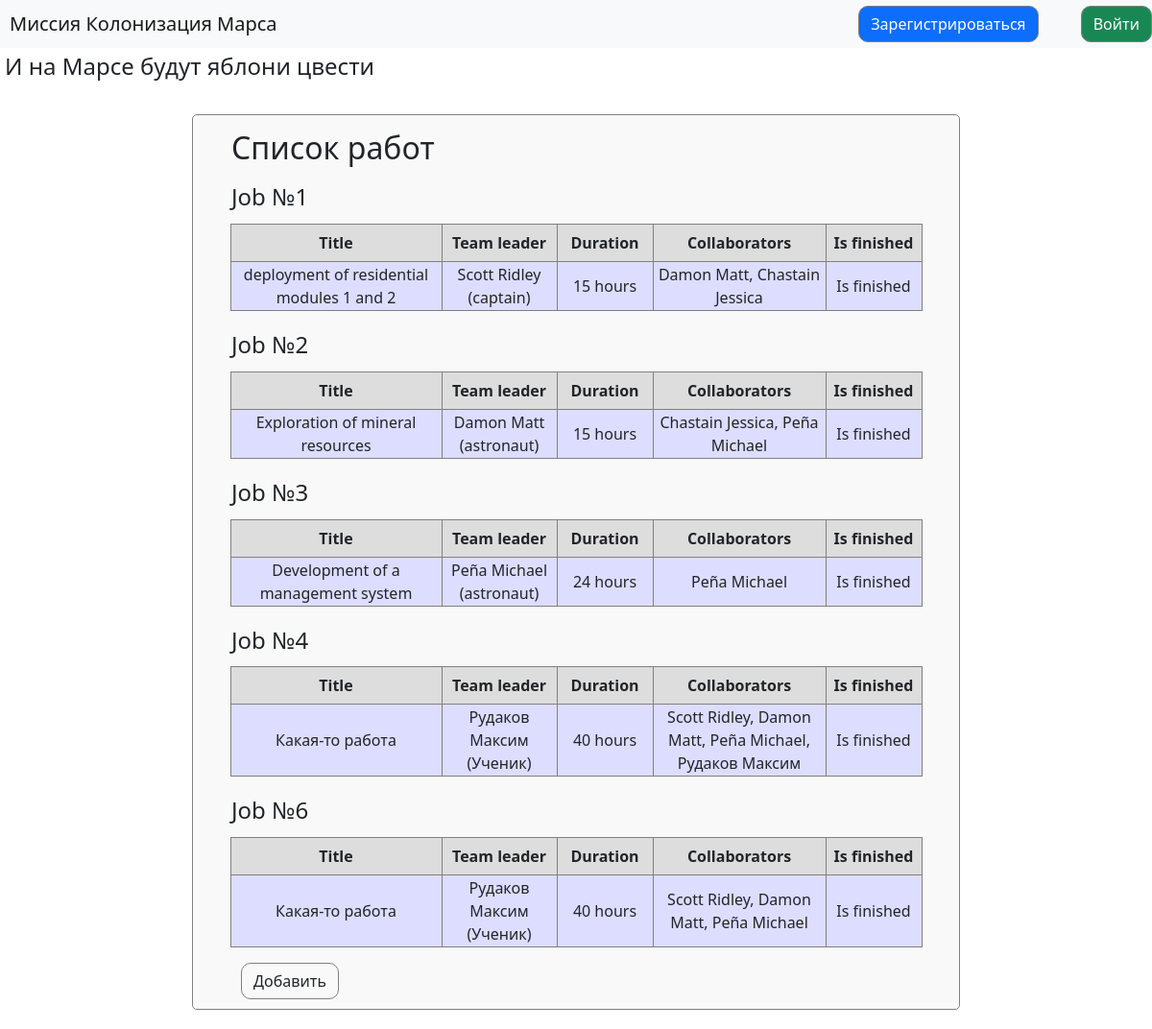
/index, run on the app's committed database.
### data/jobs.py (models this page shows, shortened)
class Jobs(SqlAlchemyBase, SerializerMixin):
    __tablename__ = 'jobs'
    id = Column(sqlalchemy.Integer, primary_key=True, autoincrement=True)
    team_leader = Column(sqlalchemy.Integer, sqlalchemy.ForeignKey("users.id"))
    job = Column(sqlalchemy.String)
    work_size = Column(sqlalchemy.Integer)
    collaborators = Column(sqlalchemy.String)
    start_date = Column(sqlalchemy.DateTime, default=datetime.now)
    end_date = Column(sqlalchemy.DateTime, default=lambda: datetime.now() + timedelta(days=1))
    is_finished = Column(sqlalchemy.Boolean, default=False)
    def values(self):
        session = create_session()
        leader = session.query(User).filter(User.id == self.team_leader)[0]
        leader = leader.surname + ' ' + leader.name + ' (' + leader.position + ')'
        work_size = str(self.work_size) + [' hours', ' hour'][self.work_size == 1]
        is_finished = ["Is not finished", "Is finished"][self.is_finished]
        collaborators = []
        for collaborator in self.collaborators.split(','):
            collaborators.append(session.query(User).filter(User.id == collaborator).first().fio())
        return [self, self.job, leader, work_size, ', '.join(map(str, collaborators)), is_finished][:]

### main.py (the view)
@app.route('/')
@app.route('/index')
def jobs_list():
    session = create_session()
    titles = ['Title', 'Team leader', 'Duration', 'Collaborators', 'Is finished']
    jobs = [job.values() for job in session.query(Jobs).all()]
    sizes = [220, 120, 100, 180, 100]
    return render_template('jobs.html', title='Список работ',
                           column_sizes=sizes, titles=titles, list=jobs, current_user=current_user)

### data/db_session.py (called while the page is built)
def create_session() -> Session:
    global __factory
    return __factory()

### data/users.py (called while the page is built)
    def fio(self):
        return self.surname + ' ' + self.name

### templates/jobs.html (shortened to what this page needs)
{% extends "base.html" %}
{% block content %}
<form class="list">
    <h2>Список работ</h2>
    {% for item in list %}
    <div>
        <h4>Job №{{ item[0].id }}
        </h4>
        <table>
            <tr>
                {% for title in titles %}
                    <th width="{{ column_sizes[ loop.index0 ] }}"> {{ title }} </th>
                {% endfor %}
            </tr>
            <tr>
                {% for value in item[1:] %}
                    <td width="{{ column_sizes[ loop.index0 ] }}"> {{ value }} </td>
                {% endfor %}
            </tr>
        </table>
    </div>
    {% endfor %}
    <a class="btn" href="/add_job">Добавить</a>
</form>
{% endblock %}

### templates/base.html (shortened to what this page needs)
<!DOCTYPE html>
<html lang="en">
    <head>
        <link rel="stylesheet"
        href="https://cdn.jsdelivr.net/npm/bootstrap@5.0.0-beta1/dist/css/bootstrap.min.css"
>
        <link rel="stylesheet" type="text/css" href="/static/css/style.css"/>
    </head>
    <body>
        <header>
            <nav class="navbar navbar-light bg-light">
                <a class="navbar-brand" href="/">Миссия Колонизация Марса</a>
                {% if current_user.is_authenticated %}
                    <a class="navbar-brand" href="/logout">{{ current_user.surname + ' ' + current_user.name }}</a>
                {% else %}
                    <p>
                        <a class="btn btn-primary " href="/register">Зарегистрироваться</a>
                        <a class="btn btn-success" href="/login">Войти</a>
                    </p>
                {% endif %}
            </nav>
            <h4> И на Марсе будут яблони цвести</h4>
        </header>
        {% block content %}{% endblock %}
    </body>
</html>

### static/css/style.css (style rules this page uses)
form { margin-top: 30px; margin-bottom: 20px; margin-left: auto; margin-right: auto; border: 1px solid gray; border-radius: 5px; padding: 10px; }
form.list { min-width: 400px; max-width: 800px; background-color: #f9f9f9; text-indent: 25px; }
a { text-decoration: none; white-space: nowrap; cursor: pointer; color: #050505; }
nav { min-height: 50px; background-color: #eeeefe; }
.navbar { padding-top: 0px; padding-bottom: 0px; }
a.navbar-brand { margin-left: 10px; margin-right: 10px; padding-top: 0px; padding-bottom: 0px; }
p { margin-bottom: 0px; }
h2 { padding: 5px; }
h4 { padding: 5px; }
.btn { margin-left: 40px; border: 1px solid gray; border-radius: 10px; text-indent: 0px; }
table { margin-left: auto; margin-right: auto; border: 1px solid gray; width: auto; }
th { border: 1px solid gray; background-color: #dddddd; padding: 7px; border-left: 25px; text-align: center; }
td { text-align: center; border: 1px solid gray; background-color: #ddddff; max-width: 300px; }

### data on the page
Jobs: id "1", {{ column_sizes[ loop.index0 ] }} 220 (drawn), titles "Title" "Team leader" "Duration" "Collaborators" "Is finished", {{ column_sizes[ loop.index0 ] }} 120 (drawn), {{ column_sizes[ loop.index0 ] }} 100 (drawn), {{ column_sizes[ loop.index0 ] }} 180 (drawn), job "deployment of residential modules 1 and 2", value "Scott Ridley (captain)" "15 hours" "Damon Matt, Chastain Jessica" "Is finished"
Jobs: id "2", {{ column_sizes[ loop.index0 ] }} 220 (drawn), titles "Title" "Team leader" "Duration" "Collaborators" "Is finished", {{ column_sizes[ loop.index0 ] }} 120 (drawn), {{ column_sizes[ loop.index0 ] }} 100 (drawn), {{ column_sizes[ loop.index0 ] }} 180 (drawn), job "Exploration of mineral resources", value "Damon Matt (astronaut)" "15 hours" "Chastain Jessica, Peña Michael" "Is finished"
Jobs: id "3", {{ column_sizes[ loop.index0 ] }} 220 (drawn), titles "Title" "Team leader" "Duration" "Collaborators" "Is finished", {{ column_sizes[ loop.index0 ] }} 120 (drawn), {{ column_sizes[ loop.index0 ] }} 100 (drawn), {{ column_sizes[ loop.index0 ] }} 180 (drawn), job "Development of a management system", value "Peña Michael (astronaut)" "24 hours" "Peña Michael" "Is finished"
Jobs: id "4", {{ column_sizes[ loop.index0 ] }} 220 (drawn), titles "Title" "Team leader" "Duration" "Collaborators" "Is finished", {{ column_sizes[ loop.index0 ] }} 120 (drawn), {{ column_sizes[ loop.index0 ] }} 100 (drawn), {{ column_sizes[ loop.index0 ] }} 180 (drawn), job "Какая-то работа", value "Рудаков Максим (Ученик)" "40 hours" "Scott Ridley, Damon Matt, Peña Michael, Рудаков Максим" "Is finished"
Jobs: id "6", {{ column_sizes[ loop.index0 ] }} 220 (drawn), titles "Title" "Team leader" "Duration" "Collaborators" "Is finished", {{ column_sizes[ loop.index0 ] }} 120 (drawn), {{ column_sizes[ loop.index0 ] }} 100 (drawn), {{ column_sizes[ loop.index0 ] }} 180 (drawn), job "Какая-то работа", value "Рудаков Максим (Ученик)" "40 hours" "Scott Ridley, Damon Matt, Peña Michael" "Is finished"
